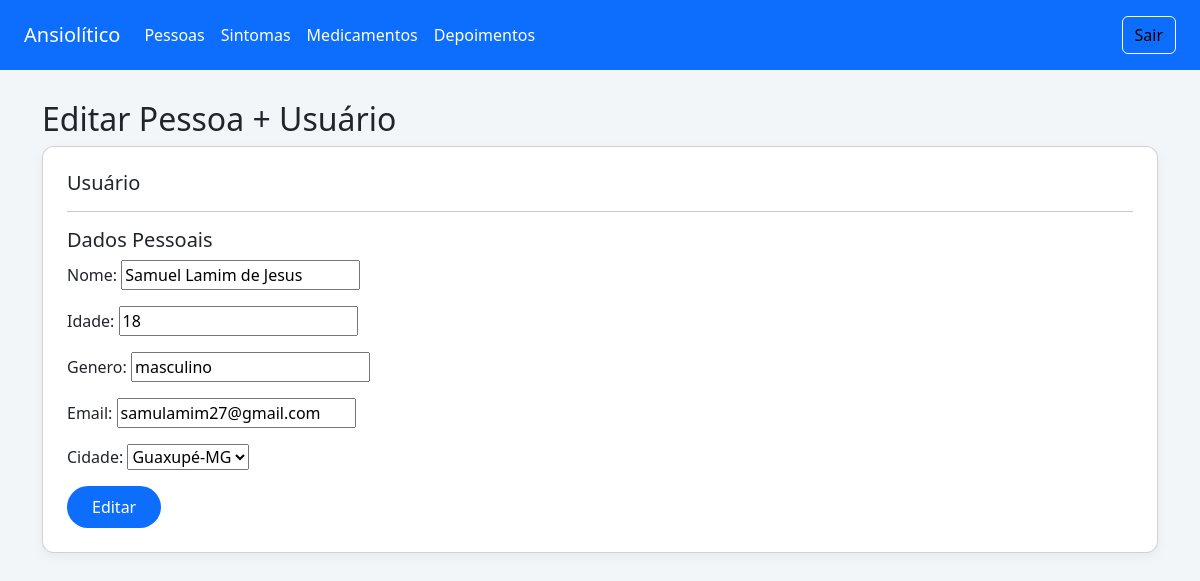
Page /pessoas/2/editar/ (signed in) on the committed database.
### app/models.py (models this page shows, shortened)
class Pessoa(models.Model):
    usuario = models.OneToOneField(User, on_delete=models.CASCADE, null=True, blank=True)
    nome = models.CharField(max_length=100)
    idade = models.PositiveIntegerField()
    genero = models.CharField(max_length=20)
    email = models.EmailField(unique=True)
    cidade = models.ForeignKey(Cidade, on_delete=models.SET_NULL, null=True, blank=True)

class Cidade(models.Model):
    nome = models.CharField(max_length=100)
    def __str__(self):
        return self.nome

### app/views.py (the view, shortened to what this page needs)
# urls.py: path('pessoas/<int:pk>/editar/', views.pessoa_edit, name='pessoa_edit'),
@login_required
def pessoa_edit(request, pk):
    pessoa = get_object_or_404(Pessoa, pk=pk)
    form = PessoaForm(request.POST or None, instance=pessoa)
    return render(request, 'pessoa_form.html', {'form': form, 'acao': 'Editar'})

### app/forms.py
class PessoaForm(forms.ModelForm):
    class Meta:
        model = Pessoa
        exclude = ['usuario']

### ansiolitico/app/templates/pessoa_form.html (shortened to what this page needs)
{% extends 'base.html' %}
{% block content %}
<h2>{{ acao }} Pessoa + Usuário</h2>
<div class="card p-4">
    <form method="post">
        <h5>Usuário</h5>
        <hr>
        <h5>Dados Pessoais</h5>
        {{ form.as_p }}
        <button type="submit" class="btn btn-modern">{{ acao }}</button>
    </form>
</div>
{% endblock %}

### ansiolitico/app/templates/base.html (style rules this page uses)
body { background-color: #f2f6f9; font-family: 'Segoe UI', sans-serif; }
.btn-modern { background-color: #0d6efd; color: white; border-radius: 25px; padding: 8px 24px; }
.card { border-radius: 12px; box-shadow: 0px 4px 12px rgba(0, 0, 0, 0.05); }

### rows in the picture
Pessoa: nome "Samuel Lamim de Jesus", idade "18", genero "masculino", email "samulamim27@gmail.com", cidade "Guaxupé-MG"

### other values in the picture
{{ acao }} "Editar"
